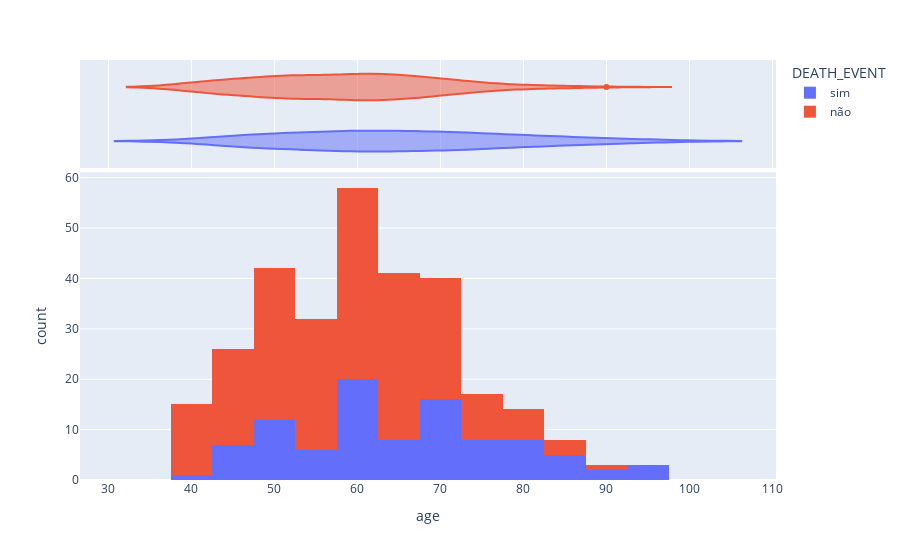

Here is the notebook cell this chart was saved with:
### Code cell
px.histogram(dados, x="age", color="DEATH_EVENT", marginal="violin", hover_data=dados.columns)

### Figure 1 — Plotly figure (JSON) as saved in the notebook; plotly's stock layout.template omitted (floating-point values rounded to 4 significant figures; data arrays with more than 128 entries replaced by an {"elided": "..."} marker saying what was removed)
{"data": [{"alignmentgroup": "True", "bingroup": "x", "hovertemplate": "DEATH_EVENT=sim<br>age=%{x}<br>count=%{y}<extra></extra>", "legendgroup": "sim", "marker": {"color": "#636efa"}, "name": "sim", "offsetgroup": "sim", "orientation": "v", "showlegend": true, "type": "histogram", "x": [75, 55, 65, 50, 65, 90, 75, 60, 65, 80, 75, 62, 45, 50, 82, 87, 45, 70, 48, 65, 68, 75, 80, 95, 70, 58, 82, 94, 85, 50, 65, 69, 90, 82, 60, 70, 50, 70, 60, 50, 51, 60, 80, 57, 68, 53, 60, 70, 60, 95, 49, 72, 45, 50, 45, 60, 42, 72, 70, 65, 85, 69, 60, 60, 59, 60, 72, 85, 70, 86, 60, 46, 80, 72, 75, 72, 50, 45, 80, 59, 59, 65, 75, 58, 60.67, 50, 60, 45, 77, 48, 54, 73, 60, 55, 65, 55], "xaxis": "x", "yaxis": "y"}, {"alignmentgroup": "True", "customdata": {"elided": "96x13 mixed values"}, "hovertemplate": "DEATH_EVENT=%{customdata[12]}<br>age=%{customdata[0]}<br>anaemia=%{customdata[1]}<br>creatinine_phosphokinase=%{customdata[2]}<br>diabetes=%{customdata[3]}<br>ejection_fraction=%{customdata[4]}<br>high_blood_pressure=%{customdata[5]}<br>platelets=%{customdata[6]}<br>serum_creatinine=%{customdata[7]}<br>serum_sodium=%{customdata[8]}<br>sex=%{customdata[9]}<br>smoking=%{customdata[10]}<br>time=%{customdata[11]}<extra></extra>", "legendgroup": "sim", "marker": {"color": "#636efa"}, "name": "sim", "offsetgroup": "sim", "scalegroup": "x", "showlegend": false, "type": "violin", "x": [75, 55, 65, 50, 65, 90, 75, 60, 65, 80, 75, 62, 45, 50, 82, 87, 45, 70, 48, 65, 68, 75, 80, 95, 70, 58, 82, 94, 85, 50, 65, 69, 90, 82, 60, 70, 50, 70, 60, 50, 51, 60, 80, 57, 68, 53, 60, 70, 60, 95, 49, 72, 45, 50, 45, 60, 42, 72, 70, 65, 85, 69, 60, 60, 59, 60, 72, 85, 70, 86, 60, 46, 80, 72, 75, 72, 50, 45, 80, 59, 59, 65, 75, 58, 60.67, 50, 60, 45, 77, 48, 54, 73, 60, 55, 65, 55], "xaxis": "x2", "yaxis": "y2"}, {"alignmentgroup": "True", "bingroup": "x", "hovertemplate": "DEATH_EVENT=não<br>age=%{x}<br>count=%{y}<extra></extra>", "legendgroup": "não", "marker": {"color": "#EF553B"}, "name": "não", "offsetgroup": "não", "orientation": "v", "showlegend": true, "type": "histogram", "x": {"elided": "203 float values"}, "xaxis": "x", "yaxis": "y"}, {"alignmentgroup": "True", "customdata": {"elided": "203x13 mixed values"}, "hovertemplate": "DEATH_EVENT=%{customdata[12]}<br>age=%{customdata[0]}<br>anaemia=%{customdata[1]}<br>creatinine_phosphokinase=%{customdata[2]}<br>diabetes=%{customdata[3]}<br>ejection_fraction=%{customdata[4]}<br>high_blood_pressure=%{customdata[5]}<br>platelets=%{customdata[6]}<br>serum_creatinine=%{customdata[7]}<br>serum_sodium=%{customdata[8]}<br>sex=%{customdata[9]}<br>smoking=%{customdata[10]}<br>time=%{customdata[11]}<extra></extra>", "legendgroup": "não", "marker": {"color": "#EF553B"}, "name": "não", "offsetgroup": "não", "scalegroup": "x", "showlegend": false, "type": "violin", "x": {"elided": "203 float values"}, "xaxis": "x2", "yaxis": "y2"}], "layout": {"barmode": "relative", "legend": {"title": {"text": "DEATH_EVENT"}, "tracegroupgap": 0}, "margin": {"t": 60}, "xaxis": {"anchor": "y", "domain": [0, 1], "title": {"text": "age"}}, "xaxis2": {"anchor": "y2", "domain": [0, 1], "matches": "x", "showgrid": true, "showticklabels": false}, "yaxis": {"anchor": "x", "domain": [0, 0.7326], "title": {"text": "count"}}, "yaxis2": {"anchor": "x2", "domain": [0.7426, 1], "matches": "y2", "showgrid": false, "showline": false, "showticklabels": false, "ticks": ""}}}
